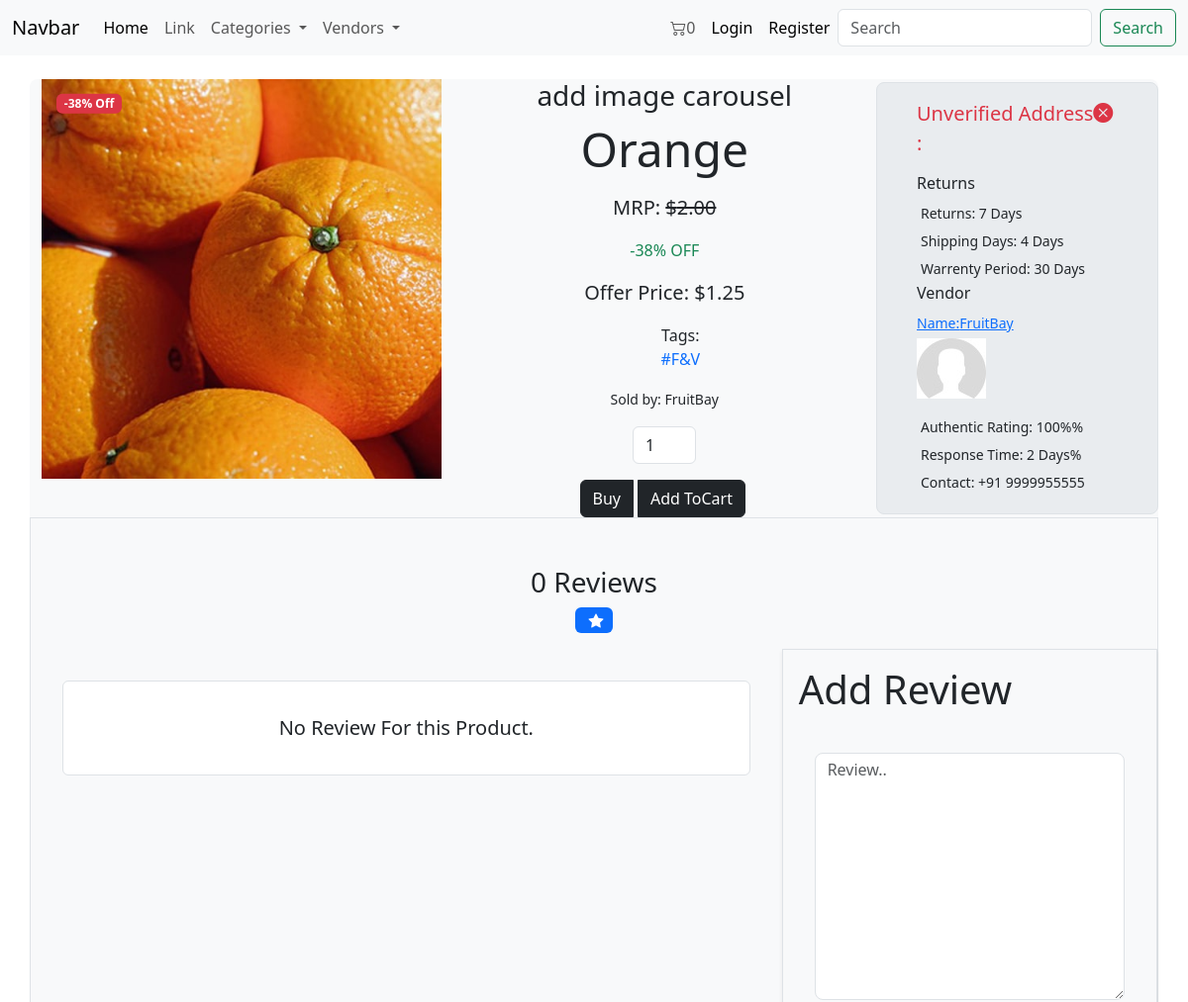
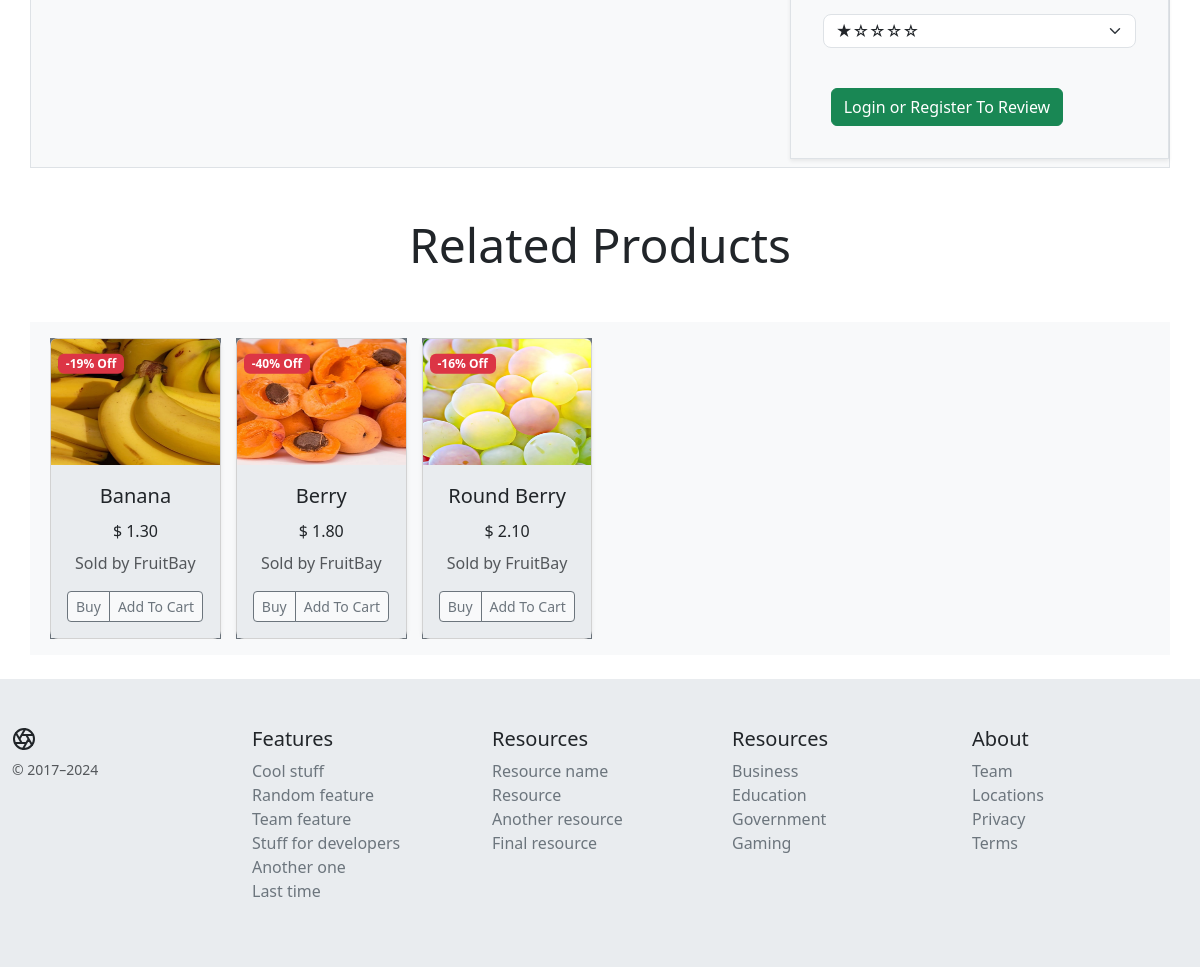
Screenshot of /product/PID:5nLvdcFLuC/ with the database file from the repository (2 pictures, top to bottom).
### core/models.py (models this page shows, shortened)
class Product(models.Model):
    PID = ShortUUIDField(
        unique=True, length=10, prefix="PID:", max_length=15)
    title = models.CharField(max_length=100, default='Sample')
    desc = models.CharField(
        max_length=500, default='lorem lroeam ipsm lorem doooi')
    specifications = models.TextField(null=True, blank=True)
    category = models.ForeignKey(
        Category, on_delete=models.SET_NULL, null=True, related_name='product_category')
    vendor = models.ForeignKey(
        Vendor, on_delete=models.SET_NULL, null=True, blank=True, related_name='product_vendor')
    image = models.ImageField(upload_to='Product_images')
    in_stock = models.BooleanField(default=True)
    featured_on_home_page = models.BooleanField(default=False)
    price = models.DecimalField(
        max_digits=12, decimal_places=2, default='4.99')
    discount_amount = models.DecimalField(
        max_digits=12, decimal_places=2, default=0)
    product_status = models.CharField(
        max_length=20, choices=Product_Choices, default='active')
    date_added = models.DateTimeField(auto_now_add=True)
    updated = models.DateTimeField(auto_now=True, null=True)
    tags = TaggableManager(blank=True)
    def price_after_discount(self):
        return self.price - self.discount_amount
    def discount_percentage(self):
        if self.price > 0:
            return (self.discount_amount / self.price) * 100
        else:
            return 0

class Vendor(models.Model):
    VID = ShortUUIDField(unique=True, length=10, prefix="VEN:", max_length=15)
    title = models.CharField(max_length=100)
    image = models.ImageField(upload_to='Vendor_images')
    desc = models.CharField(max_length=600, blank=True,
                            null=True, default='description for vendor')
    user = models.ForeignKey(
        customUser, related_name='vendor_user', on_delete=models.SET_NULL, null=True)
    address = models.CharField(
        max_length=500, default="ABC 2nd St Kdl Kollm Kerla Ind")
    contact = models.CharField(max_length=20, default='+91 9999955555')
    message_response_time = models.CharField(max_length=10, default='2 Days')
    shipping_time = models.CharField(max_length=10, default='4 Days')
    authentic_rating = models.CharField(max_length=10, default='100%')
    return_days = models.CharField(max_length=10, default='7 Days')
    warrenty_period = models.CharField(max_length=10, default='30 Days')
    def __str__(self):
        return self.title

### core/views.py (the view, shortened to what this page needs)
# urls.py: path('product/<PID>/', views.product_detail_view, name='product_detail_view'),
def product_detail_view(request, PID):
    product = get_object_or_404(Product, PID=PID)
    reviews_of_product = Product_Review.objects.filter(product=product)
    related_products = Product.objects.filter(
        category=product.category).exclude(PID=product.PID)
    can_review = True
    if request.user.is_authenticated:
        user_reviews = Product_Review.objects.filter(
            product=product, user=request.user)
        if len(user_reviews) > 0:
            can_review = False
    form = Product_Review_Form()
    context = {
        'product': product,
        "related_products": related_products,
        'reviews_of_product': reviews_of_product,
        'can_review': can_review,
        'form': form,
    }
    return render(request, 'core/product_detail_view.html', context)

### core/forms.py
class Product_Review_Form(forms.ModelForm):
    class Meta:
        model = Product_Review
        fields = ['rating', 'review']
    review = forms.CharField(widget=forms.Textarea(attrs={
        'class': 'form-control my-3 py-1 rounded rounded-3',
        'placeholder': 'Review..'
    }))
    rating = forms.ChoiceField(choices=Product_Rating, widget=forms.Select(attrs={
        'class': 'form-select my-3 py-1 rounded rounded-3',
    }))

### core/context_processors.py (called while the page is built)
def context_fn(request):
    categories = Category.objects.all()
    vendors = Vendor.objects.all()
    if "cart_data_object" in request.session:
        cart_items_count = len(request.session['cart_data_object'])
    else:
        cart_items_count = 0
    context = {
        'categories_context': categories,
        'vendors_context': vendors,
        'cart_items_count_context': cart_items_count,
    }
    return context

### core/models.py (called while the page is built)
    def __str__(self):
        return self.title

### templates/core/product_detail_view.html (shortened to what this page needs)
{%extends 'core/base.html' %}
{%load static %}
{%block content%}
<div class="container my-4 bg-body-tertiary rounded-3">
    <div class="row justify-content-center align-items-center ">
        <div class="col-lg-9 col-md-12 ">
            <div class="row">
                <div class="col-lg-6 col-md-7 position-relative text-center">
                    <div class="position-absolute top-0 start-0 translate-middle badge bg-danger"
                        style="z-index: 1; margin-top: 25px; margin-left: 60px;">
                        -{{ product.discount_percentage|floatformat:0 }}% Off
                    </div>
                    <img src="{{ product.image.url }}" class="img-fluid img-hover" alt="">
                </div>
                <div class="col-lg-6 col-md-5 bg-body-tertiary d-flex justify-content-center align-items-center">
                    <div class="text-center">
                        <h3>add image carousel</h3>
                        <p class="display-5 ">{{ product.title }}</p>
                        <p><small class="fs-5 ">MRP: <del>${{ product.price }}</del></small></p>
                        <p><small class="fs-6 text-success">-{{ product.discount_percentage|floatformat:0 }}%
                                OFF</small></p>
                        <p class="lead mb-1 fw-normal ">
                            <span class="lead mb-1 fw-normal current-product-price-{{product.id}}"><span>Offer Price:
                                </span>
                                ${{product.price_after_discount}}</span>
                        </p>
                        <p><small class="fs-6">
                                {% if product.tags.count >= 1 %}
                                <ul style="list-style-type:none">
                                    Tags:{% for tag in product.tags.all %}
                                    <li class=""><a class="text-decoration-none"
                                            href="{% url 'core:tag_detail_view' tag.name %}">#{{tag.name}}</a></li>
                                    {%endfor%}
                                </ul>
                                {%endif%}
                            </small>
                        </p>
                        <p><small class="">Sold by: {{ product.vendor }}</small></p>
                        <p class="text-center">
                            <input type="number" id="no_of_quantity_{{product.id}}" value="1"
                                class="form-control d-inline-block w-25">
                        </p>
                        <div class="btn-group">
                            <button type="button" class="btn btn btn-dark">
                                Buy
                            </button>
                            <button type="button" class="btn btn btn-dark mx-1 add-to-cart-btn"
                                data-index="{{product.id}}" id="add-to-cart-btn">
                                Add ToCart
                            </button>
                        </div>
                    </div>
                </div>
            </div>
        </div>
        <div class="col-lg-3 col-md-12 bg-body-secondary rounded-3 border">
            <div class="row justify-content-center align-items-center m-2 p-2">
                <div class="col-md-4 col-sm-12 col-lg-12 col-xl-12">
                    {% if address.status %}
                    <p class="lead fw-normal text-success">Verified Address<i class="bi bi-check-circle-fill"></i>: </p>
                    <p>{{address.address}}</p>
                    {%else%}
                    <p class="lead fw-normal text-danger">Unverified Address<i class="bi bi-x-circle-fill"></i>: </p>
                    {%endif%}
                </div>
                <div class="col-md-4 col-sm-12 col-lg-12 col-xl-12">
                    <h6>Returns</h6>
                    <p class="m-1"><small>Returns: {{product.vendor.return_days}}</small></p>
                    <p class="m-1"><small>Shipping Days: {{product.vendor.shipping_time}}</small></p>
                    <p class="m-1"><small>Warrenty Period: {{product.vendor.warrenty_period}}</small></p>
                </div>
                <div class="col-md-4 col-sm-12 col-lg-12 col-xl-12">
                    <h6>Vendor</h6>
                    <p class="mb-1"><small><a
                                href="{% url 'core:vendor_detail_view' product.vendor.VID %}">Name:{{product.vendor.title}}</small></a>
                    </p>
                    <p>
                        <img src="{{product.vendor.image.url}}" class="img-fluid " alt="">
                    </p>
                    <p class="m-1"><small>Authentic Rating: {{product.vendor.authentic_rating}}%</small></p>
                    <p class="m-1"><small>Response Time: {{product.vendor.message_response_time}}%</small></p>
                    <p class="m-1"><small>Contact: {{product.vendor.contact}}</small></p>
                </div>
            </div>
        </div>
    </div>
    <div class="row bg-body-tertiary align-items-start justify-content-center border">
        <h3 class="lead text-center mt-5 fs-3">{{reviews_of_product.count}} Review{{reviews_of_product|pluralize}}</h3>
        <h4 class="lead text-center"><span class="badge bg-primary ">{{average_rating|floatformat}}&nbsp;<i
                    class="bi bi-star-fill"></i> </span></h4>
        <div class="col-xl-8 col-lg-12 col-md-12 col-sm-12 p-3 my-2">
            {% for i in reviews_of_product %}
            <div class="card border m-3 p-3">
                <div class="card-body">
                    <div class="row align-items-center">
                        <div class="col-md-8">
                            <h5 class="card-title">{{ i.user }}</h5>
                            <p class="card-text mb-1">{{ i.date|date:"h:i d M, Y" }}</p>
                        </div>
                        <div class="col-md-4 text-md-end">
                            <span class="badge bg-primary">{{ i.rating }}/5 <i class="bi bi-star-fill"></i></span>
                        </div>
                    </div>
                    <p class="card-text">{{ i.review }}</p>
                </div>
            </div>
            {%empty%}
            <div class="card border m-3 p-3">
                <div class="card-body">
                    <p class="card-text text-center lead">No Review For this Product.</p>
                </div>
            </div>
            {% endfor %}
        </div>
        {% if can_review %}
        <div class="col-xl-4 col-lg-10 col-md-12 col-sm-12 p-3 my-2 border shadow-sm" id="review_div">
            <h3 class="display-6">Add Review</h3>
            <form action="" class="p-3" id="review_Form" method="POST">
                {{ form.review }}
                {{ form.rating }}<br>
                {% if request.user.is_authenticated %}
                <button type="submit" class="btn btn-success mx-2">Submit</button>
                {%else%}
                <a href="{% url 'userauth:login' %}" class="btn btn-success mx-2">Login or Register To Review</a>
                {%endif%}
            </form>
        </div>
        {%endif%}
    </div>
</div>
{% if related_products%}
<div class="container">
    <p class="display-5 text-center my-5">Related Products</p>
</div>
<div class="container bg-body-secondary align-items-center  my-4 ">
    <div class="row bg-body-tertiary">
        <div class="col-12">
            <div class="owl-carousel owl-theme p-2 m-2 mx-auto">
                {% for i in related_products %}
                <div class="item bg-secondary align-items-center">
                    <div class=" card shadow-sm border-1 rounded-3" style="max-width: 250px; position: relative;">
                        <div class="position-absolute top-0 start-0 translate-middle badge bg-danger"
                            style="z-index: 1; margin-top: 25px; margin-left: 40px;">
                            -{{i.discount_percentage|floatformat:0}}% Off
                        </div>
                        <a href="{% url 'core:product_detail_view' i.PID %}" class="text-decoration-none text-dark">
                            <div class="ratio ratio-4x3">
                                <img src="{{ i.image.url }}" class="card-img-top img-fluid" width="100%" height="100%"
                                    role="img" preserveAspectRatio="xMidYMid slice" focusable="false">
                            </div>
                        </a>
                        <div class="card-body bg-body-secondary">
                            <a href="{% url 'core:product_detail_view' i.PID %}" class="text-decoration-none text-dark">
                                <p class="card-title text-center fs-5">{{i.title}}</p>
                            </a>
                            <p class="card-title text-center fs-6">$
                                <span class="current-product-price-{{i.id}}">{{i.price_after_discount}}</span>
                            </p>
                            <p class="card-text text-center"><small class="text-body-secondary fs-6">Sold by
                                    {{i.vendor}}</small></p>
                            <div class="d-flex justify-content-between align-items-center">
                                <div class="btn-group bg-body-tertiary">
                                    <button type="button" class="btn btn-outline-secondary btn-sm">
                                        Buy
                                    </button>
                                    <button type="button" class="btn btn-outline-secondary btn-sm add-to-cart-btn"
                                        data-index="{{i.id}}" id="add-to-cart-btn">
                                        Add To Cart
                                    </button>
                                </div>
                            </div>
                        </div>
                    </div>
                </div>
                {%endfor%}
            </div>
        </div>
    </div>
</div>
{%else%}
<div class="container">
    <p class="display-5 text-center my-5">No Related Products</p>
</div>
{%endif%}
{%endblock%}

### rows the page displays
Product: discount_percentage "38", image (picture), title "Orange", price "2.00", price_after_discount "1.25", vendor "FruitBay", id "1", vendor.return_days "7 Days", vendor.shipping_time "4 Days", vendor.warrenty_period "30 Days", vendor.image (placeholder picture), vendor.authentic_rating "100%", vendor.message_response_time "2 Days", vendor.contact "+91 9999955555"
Tag: name "F&V"
Product: discount_percentage "19", image (picture), title "Banana", price_after_discount "1.30", vendor "FruitBay"
Product: discount_percentage "40", image (picture), title "Berry", price_after_discount "1.80", vendor "FruitBay"
Product: discount_percentage "16", image (picture), title "Round Berry", price_after_discount "2.10", vendor "FruitBay"

### other values shown
{{ cart_items_count_context }} "0"
{{ reviews_of_product.count }} "0"
